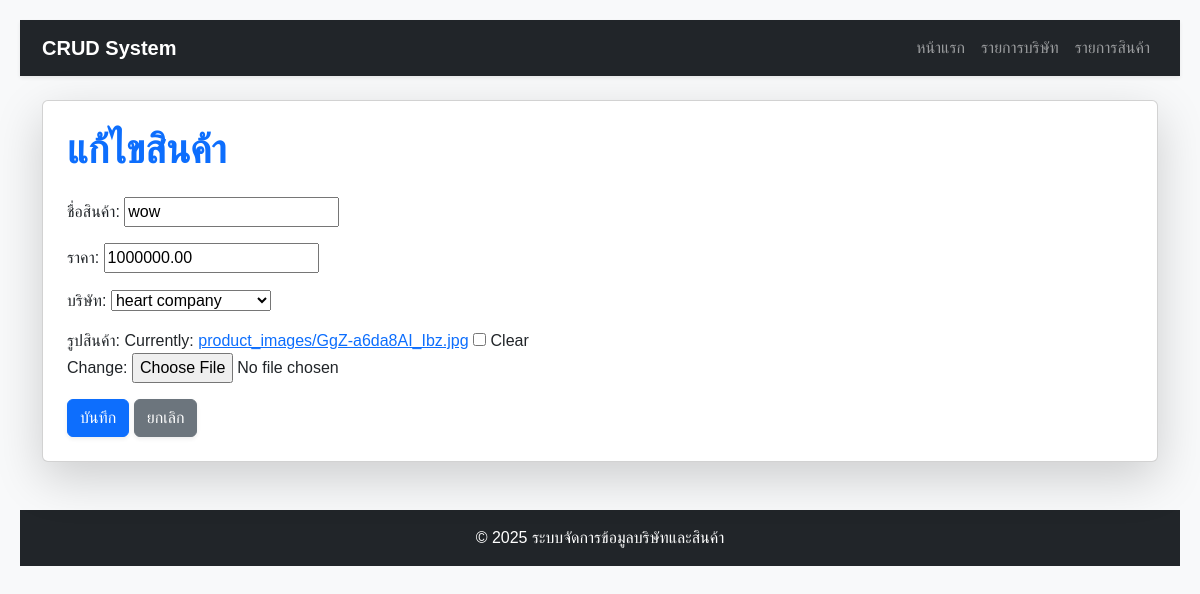
The app's page /products/update/1/ with its own data.
### crud_app/models.py (models this page shows, shortened)
class Product(models.Model):
  name = models.CharField(max_length=100)
  price = models.DecimalField(max_digits=10, decimal_places=2)
  company = models.ForeignKey(Company, on_delete=models.CASCADE, related_name='products')
  image = models.ImageField(upload_to='product_images/', null=True, blank=True)

class Company(models.Model):
  name = models.CharField(max_length=100, unique=True)
  address = models.TextField()
  def __str__(self):
    return self.name

### crud_app/views.py (the view)
# urls.py: path('products/update/<int:pk>/', views.product_update, name='product_update'),
def product_update(request, pk):
  product = get_object_or_404(Product, pk=pk)
  if request.method == 'POST':
    form = ProductForm(request.POST, request.FILES, instance=product)
    if form.is_valid():
      form.save()
      return redirect('product_list')
    else:
      return render(request, 'crud_app/product_form.html', {'form': form, 'errors': form.errors})
  else:
    form = ProductForm(instance=product)
  return render(request, 'crud_app/product_form.html', {'form': form})

### crud_app/forms.py
class ProductForm(forms.ModelForm):
  class Meta:
    model = Product
    fields = ['name', 'price', 'company', 'image'] # รวมฟิลด์ image
    labels = {
    'name': 'ชื่อสินค้า',
    'price': 'ราคา',
    'company': 'บริษัท',
    'image': 'รูปสินค้า'
  }

### templates/crud_app/product_form.html (shortened to what this page needs)
{% extends 'crud_app/base.html' %}
{% block content %}
<div class="card shadow-lg p-4">
  <h1 class="mb-4 text-primary fw-bold">
    {% if form.instance.pk %}แก้ไขสินค้า{% else %}เพิ่มสินค้าใหม่{% endif %}
  </h1>
  <form method="post" class="needs-validation" novalidate>
    <div class="mb-3">
      {{ form.as_p }}
    </div>
    <button type="submit" class="btn btn-primary shadow-sm">บันทึก</button>
    <a href="{% url 'product_list' %}" class="btn btn-secondary shadow-sm">ยกเลิก</a>
  </form>
</div>
{% endblock %}

### crud_app/static/css/style.css (style rules this page uses)
body { font-family: Arial, sans-serif; background-color: #ff0000; margin: 0; padding: 20px; }

### records on screen
Product: name "wow", price "1000000.00", company "heart company"
